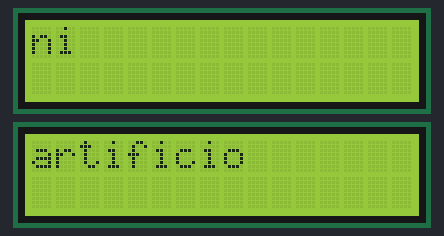
The sketch below on a simulated Arduino Uno, built with avr-gcc and run on an emulated ATmega328P. On the bench: 2 × 16×2 character LCD.

Above: at 0.2 s.
At 4.5 s:
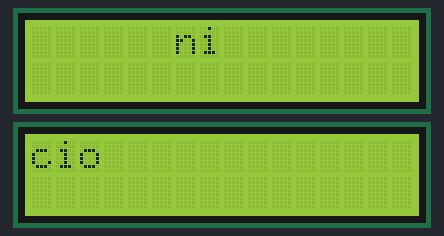
At 9.6 s:
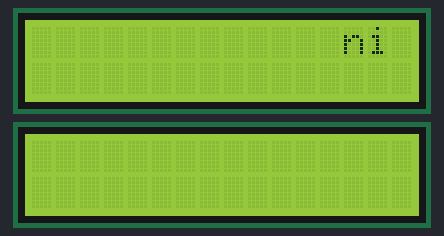
At 19.8 s:
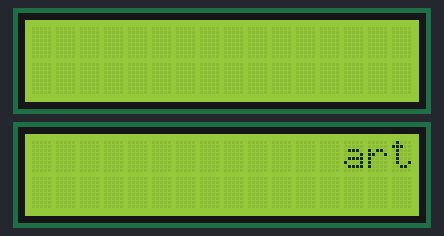
At 29.9 s:
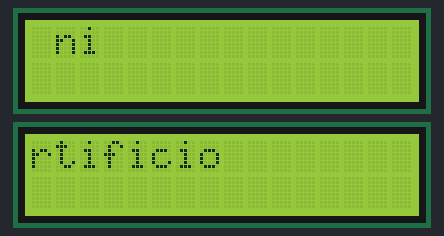
At 39.3 s:
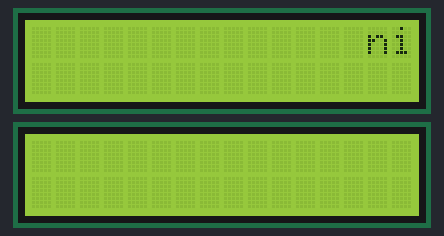

Measured:
- what the display in image 1 shows lasts 0.7 s, from 4.5 s to 5.2 s

The sketch:

pantallaCaracteres1.ino
```cpp
#include "Pantalla.h"
#include "Cunas.h"

// numeroArduino = 0
// 1: sin soldar
// 2: A0 soldada
// 3: A1 soldada

// numeroArduino = 1
// 4: sin soldar
// 5: A2 soldada

const uint8_t direccion1 = 0x27;
const uint8_t direccion2 = 0x26;
const uint8_t direccion3 = 0x25;
const uint8_t direccion4 = 0x27;
const uint8_t direccion5 = 0x23;

const int ancho = 20;
const int alto = 4;

Pantalla pantalla1 = Pantalla(direccion4, ancho, alto);
Pantalla pantalla2 = Pantalla(direccion5, ancho, alto);

Cunas cunas;

void setup() {
  pantalla1.configurar(direccion4);
  pantalla2.configurar(direccion5);
  pantalla1.cargarTexto(cunas.textos[3]);
  pantalla2.cargarTexto(cunas.textos[4]);
}

void loop() {
  pantalla1.mostrarMensaje();
  pantalla2.mostrarMensaje();
  // pausa en ms
  delay(700);
  pantalla1.moverDerecha();
  pantalla2.moverIzquierda();
}
```

Cunas.cpp
```cpp
#include "Cunas.h"

Cunas::Cunas() {}
Cunas::~Cunas() {}
```

Cunas.h
```cpp
#ifndef CUNAS_H
#define CUNAS_H

#include <Arduino.h>

class Cunas {
public:
  Cunas();
  ~Cunas();
  String textos[5] = {
    "no",
    "hay",
    "naturaleza",
    "ni",
    "artificio",
  };
};

#endif
```

Pantalla.cpp
```cpp
#include "Pantalla.h"

// destructor
Pantalla::~Pantalla() {}

void Pantalla::configurar(uint8_t direccion) {

  for (int i = 0; i < Pantalla::columnas; i++) {
    Pantalla::lineaMostrar0 += " ";
    Pantalla::lineaMostrar1 += " ";
    Pantalla::lineaMostrar2 += " ";
    Pantalla::lineaMostrar3 += " ";
  }
  Pantalla::direccion = direccion;

  Pantalla::lcd.init();
  Pantalla::lcd.backlight();
  Pantalla::lcd.noAutoscroll();
  Pantalla::lcd.clear();
}

void Pantalla::cargarTexto(String nuevoTexto) {

  int numCaracteres = nuevoTexto.length();

  Pantalla::lineaMostrar1 = " ";
  Pantalla::lineaMostrar2 = " ";
  Pantalla::lineaMostrar3 = " ";

  if (numCaracteres < 20) {
    Pantalla::lineaMostrar0 = nuevoTexto.substring(0, numCaracteres);
  } else {
    Pantalla::lineaMostrar0 = nuevoTexto.substring(0, 0 + 20);

    if (numCaracteres < 40) {
      Pantalla::lineaMostrar1 = nuevoTexto.substring(20, numCaracteres);
    } else {
      Pantalla::lineaMostrar1 = nuevoTexto.substring(20, 20 + 20);

      if (numCaracteres < 60) {
        Pantalla::lineaMostrar2 = nuevoTexto.substring(40, numCaracteres);
      } else {
        Pantalla::lineaMostrar2 = nuevoTexto.substring(40, 40 + 20);
        if (numCaracteres < 80) {
          Pantalla::lineaMostrar3 = nuevoTexto.substring(60, numCaracteres);
        } else {
          Pantalla::lineaMostrar3 = nuevoTexto.substring(60, 40 + 20);
        }
      }
    }
  }
}

void Pantalla::mostrarMensaje() {

  Pantalla::lcd.setCursor(0, 0);
  Pantalla::lcd.print(
    Pantalla::lineaMostrar0);

  Pantalla::lcd.setCursor(0, 1);
  Pantalla::lcd.print(
    Pantalla::lineaMostrar1);

  Pantalla::lcd.setCursor(0, 2);
  Pantalla::lcd.print(
    Pantalla::lineaMostrar2);

  Pantalla::lcd.setCursor(0, 3);
  Pantalla::lcd.print(
    Pantalla::lineaMostrar3);
}

String Pantalla::rellenarConEspacios(String original) {
  String resultado = original.substring(0);
  while (original.length() <= Pantalla::columnas) {
    resultado = resultado + " ";
  }
  return resultado;
}

void Pantalla::moverDerecha() {
  Pantalla::lcd.scrollDisplayRight();
}

void Pantalla::moverIzquierda() {
  Pantalla::lcd.scrollDisplayLeft();
}
```

Pantalla.h
```cpp
#ifndef PANTALLA_H
#define PANTALLA_H

#include <Arduino.h>
#include <Wire.h>
#include <LiquidCrystal_I2C.h>

class Pantalla {

private:
  LiquidCrystal_I2C lcd;

public:
  // constructor
  Pantalla(uint8_t direccion, int columnas, int filas)
    : lcd(direccion, columnas, filas) {}

  // destructor
  ~Pantalla();

  void configurar(uint8_t direccion);

  void cargarTexto(String nuevoTexto);

  void mostrarMensaje();

  String rellenarConEspacios(String original);

  void moverDerecha();
  void moverIzquierda();

  uint8_t direccion = 0x25;
  int columnas = 20;
  int filas = 4;

  String lineaMostrar0 = "";
  String lineaMostrar1 = "";
  String lineaMostrar2 = "";
  String lineaMostrar3 = "";

  String linea0 = "";
  String linea1 = "";
  String linea2 = "";
  String linea3 = "";

  int pos0 = 0;
  int pos1 = 0;
  int pos2 = 0;
  int pos3 = 0;

  int pausa = 10;
};

#endif
```
